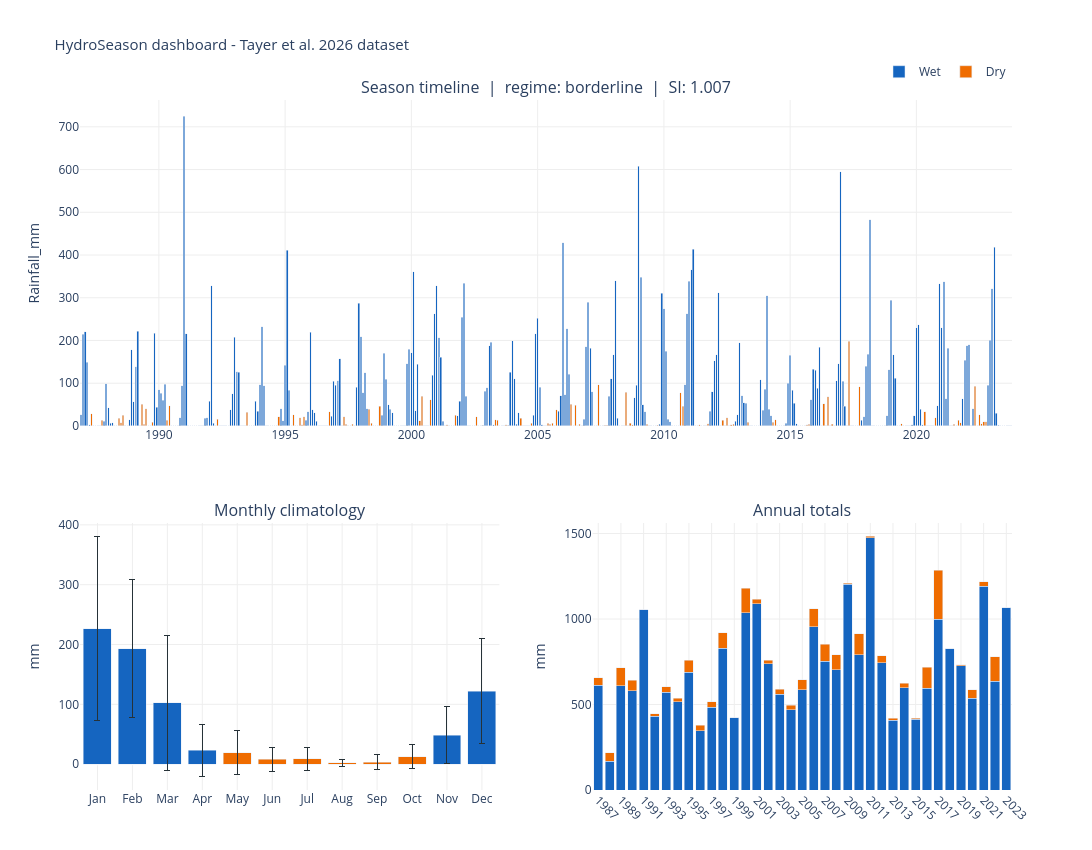

Notebook cell for this chart:
### Markdown cell above
### 7.5 Dashboard (2×2 composite)

### Code cell
fig_dash = plot_dashboard(
    artifacts,
    width=1200,
    height=850,
    title='HydroSeason dashboard - Tayer et al. 2026 dataset',
)
fig_dash

### Figure 1 — Plotly figure (JSON) as saved in the notebook; plotly's stock layout.template omitted (floating-point values rounded to 4 significant figures; data arrays with more than 128 entries replaced by an {"elided": "..."} marker saying what was removed)
{"data": [{"hovertemplate": "<b>%{x|%b %Y}</b><br>Rainfall_mm: %{y:.1f}<br>Season: Wet<extra></extra>", "legendgroup": "Wet", "marker": {"color": "#1565C0"}, "name": "Wet", "showlegend": true, "type": "bar", "x": {"elided": "221 str values"}, "xaxis": "x", "y": {"elided": "221 float values"}, "yaxis": "y"}, {"hovertemplate": "<b>%{x|%b %Y}</b><br>Rainfall_mm: %{y:.1f}<br>Season: Dry<extra></extra>", "legendgroup": "Dry", "marker": {"color": "#EF6C00"}, "name": "Dry", "showlegend": true, "type": "bar", "x": {"elided": "222 str values"}, "xaxis": "x", "y": {"elided": "222 float values"}, "yaxis": "y"}, {"error_y": {"array": [154.2, 115.4, 112.6, 43.73, 47.89, 88.4], "color": "#263238", "thickness": 1, "type": "data", "visible": true, "width": 3}, "hovertemplate": "<b>%{x}</b><br>Mean: %{y:.1f} mm<br>Std: %{error_y.array:.1f} mm<br>Season: Wet<extra></extra>", "legendgroup": "Wet-clim", "marker": {"color": "#1565C0"}, "name": "Wet (baseline)", "showlegend": false, "type": "bar", "x": ["Jan", "Feb", "Mar", "Apr", "Nov", "Dec"], "xaxis": "x2", "y": [226.7, 192.9, 102.4, 22.85, 48.42, 122.2], "yaxis": "y2"}, {"error_y": {"array": [36.73, 20.32, 19.7, 6.161, 12.86, 20.64], "color": "#263238", "thickness": 1, "type": "data", "visible": true, "width": 3}, "hovertemplate": "<b>%{x}</b><br>Mean: %{y:.1f} mm<br>Std: %{error_y.array:.1f} mm<br>Season: Dry<extra></extra>", "legendgroup": "Dry-clim", "marker": {"color": "#EF6C00"}, "name": "Dry (baseline)", "showlegend": false, "type": "bar", "x": ["May", "Jun", "Jul", "Aug", "Sep", "Oct"], "xaxis": "x2", "y": [19.05, 7.832, 8.924, 2.097, 3.546, 12.77], "yaxis": "y2"}, {"hovertemplate": "<b>%{x}</b><br>Wet: %{y:.0f} mm<extra></extra>", "legendgroup": "ann-wet", "marker": {"color": "#1565C0"}, "name": "Wet total", "showlegend": false, "type": "bar", "x": ["1987", "1988", "1989", "1990", "1991", "1992", "1993", "1994", "1995", "1996", "1997", "1998", "1999", "2000", "2001", "2002", "2003", "2004", "2005", "2006", "2007", "2008", "2009", "2010", "2011", "2012", "2013", "2014", "2015", "2016", "2017", "2018", "2019", "2020", "2021", "2022", "2023"], "xaxis": "x3", "y": [613.5, 167.2, 609.5, 581.0, 1054.0, 430.0, 573.0, 515.6, 689.3, 346.0, 485.1, 829.6, 423.6, 1038.0, 1088.0, 739.2, 558.7, 470.0, 586.7, 955.0, 753.3, 704.7, 1202.0, 789.8, 1476.0, 744.8, 409.2, 598.9, 414.6, 595.6, 997.2, 825.3, 728.0, 535.2, 1193.0, 635.6, 1067.0], "yaxis": "y3"}, {"hovertemplate": "<b>%{x}</b><br>Dry: %{y:.0f} mm<extra></extra>", "legendgroup": "ann-dry", "marker": {"color": "#EF6C00"}, "name": "Dry total", "showlegend": false, "type": "bar", "x": ["1987", "1988", "1989", "1990", "1991", "1992", "1993", "1994", "1995", "1996", "1997", "1998", "1999", "2000", "2001", "2002", "2003", "2004", "2005", "2006", "2007", "2008", "2009", "2010", "2011", "2012", "2013", "2014", "2015", "2016", "2017", "2018", "2019", "2020", "2021", "2022", "2023"], "xaxis": "x3", "y": [42.0, 50.0, 104.5, 60.0, 0.0, 16.0, 31.6, 21.2, 70.8, 33.8, 30.2, 91.2, 0.0, 142.4, 27.2, 21.0, 31.0, 24.6, 57.0, 104.2, 100.2, 87.7, 5.8, 124.0, 7.4, 40.9, 10.0, 24.4, 6.0, 123.4, 289.4, 0.0, 5.6, 52.2, 25.8, 144.4, 0.0], "yaxis": "y3"}], "layout": {"annotations": [{"font": {"size": 16}, "showarrow": false, "text": "Season timeline  |  regime: borderline  |  SI: 1.007", "x": 0.5, "xanchor": "center", "xref": "paper", "y": 1, "yanchor": "bottom", "yref": "paper"}, {"font": {"size": 16}, "showarrow": false, "text": "Monthly climatology", "x": 0.225, "xanchor": "center", "xref": "paper", "y": 0.387, "yanchor": "bottom", "yref": "paper"}, {"font": {"size": 16}, "showarrow": false, "text": "Annual totals", "x": 0.775, "xanchor": "center", "xref": "paper", "y": 0.387, "yanchor": "bottom", "yref": "paper"}], "barmode": "stack", "height": 850, "hoverlabel": {"bgcolor": "white"}, "legend": {"orientation": "h", "x": 1, "xanchor": "right", "y": 1.02, "yanchor": "bottom"}, "margin": {"b": 60, "t": 100}, "paper_bgcolor": "white", "plot_bgcolor": "white", "shapes": [{"line": {"color": "#757575", "dash": "dot", "width": 0.8}, "type": "line", "x0": "1987-11-01T00:00:00", "x1": "1987-11-01T00:00:00", "xref": "x", "y0": 0, "y1": 1, "yref": "y"}, {"line": {"color": "#757575", "dash": "dot", "width": 0.8}, "type": "line", "x0": "1988-11-01T00:00:00", "x1": "1988-11-01T00:00:00", "xref": "x", "y0": 0, "y1": 1, "yref": "y"}, {"line": {"color": "#757575", "dash": "dot", "width": 0.8}, "type": "line", "x0": "1989-11-01T00:00:00", "x1": "1989-11-01T00:00:00", "xref": "x", "y0": 0, "y1": 1, "yref": "y"}, {"line": {"color": "#757575", "dash": "dot", "width": 0.8}, "type": "line", "x0": "1990-11-01T00:00:00", "x1": "1990-11-01T00:00:00", "xref": "x", "y0": 0, "y1": 1, "yref": "y"}, {"line": {"color": "#757575", "dash": "dot", "width": 0.8}, "type": "line", "x0": "1991-11-01T00:00:00", "x1": "1991-11-01T00:00:00", "xref": "x", "y0": 0, "y1": 1, "yref": "y"}, {"line": {"color": "#757575", "dash": "dot", "width": 0.8}, "type": "line", "x0": "1992-11-01T00:00:00", "x1": "1992-11-01T00:00:00", "xref": "x", "y0": 0, "y1": 1, "yref": "y"}, {"line": {"color": "#757575", "dash": "dot", "width": 0.8}, "type": "line", "x0": "1993-11-01T00:00:00", "x1": "1993-11-01T00:00:00", "xref": "x", "y0": 0, "y1": 1, "yref": "y"}, {"line": {"color": "#757575", "dash": "dot", "width": 0.8}, "type": "line", "x0": "1994-11-01T00:00:00", "x1": "1994-11-01T00:00:00", "xref": "x", "y0": 0, "y1": 1, "yref": "y"}, {"line": {"color": "#757575", "dash": "dot", "width": 0.8}, "type": "line", "x0": "1995-11-01T00:00:00", "x1": "1995-11-01T00:00:00", "xref": "x", "y0": 0, "y1": 1, "yref": "y"}, {"line": {"color": "#757575", "dash": "dot", "width": 0.8}, "type": "line", "x0": "1996-11-01T00:00:00", "x1": "1996-11-01T00:00:00", "xref": "x", "y0": 0, "y1": 1, "yref": "y"}, {"line": {"color": "#757575", "dash": "dot", "width": 0.8}, "type": "line", "x0": "1997-11-01T00:00:00", "x1": "1997-11-01T00:00:00", "xref": "x", "y0": 0, "y1": 1, "yref": "y"}, {"line": {"color": "#757575", "dash": "dot", "width": 0.8}, "type": "line", "x0": "1998-11-01T00:00:00", "x1": "1998-11-01T00:00:00", "xref": "x", "y0": 0, "y1": 1, "yref": "y"}, {"line": {"color": "#757575", "dash": "dot", "width": 0.8}, "type": "line", "x0": "1999-11-01T00:00:00", "x1": "1999-11-01T00:00:00", "xref": "x", "y0": 0, "y1": 1, "yref": "y"}, {"line": {"color": "#757575", "dash": "dot", "width": 0.8}, "type": "line", "x0": "2000-11-01T00:00:00", "x1": "2000-11-01T00:00:00", "xref": "x", "y0": 0, "y1": 1, "yref": "y"}, {"line": {"color": "#757575", "dash": "dot", "width": 0.8}, "type": "line", "x0": "2001-11-01T00:00:00", "x1": "2001-11-01T00:00:00", "xref": "x", "y0": 0, "y1": 1, "yref": "y"}, {"line": {"color": "#757575", "dash": "dot", "width": 0.8}, "type": "line", "x0": "2002-11-01T00:00:00", "x1": "2002-11-01T00:00:00", "xref": "x", "y0": 0, "y1": 1, "yref": "y"}, {"line": {"color": "#757575", "dash": "dot", "width": 0.8}, "type": "line", "x0": "2003-11-01T00:00:00", "x1": "2003-11-01T00:00:00", "xref": "x", "y0": 0, "y1": 1, "yref": "y"}, {"line": {"color": "#757575", "dash": "dot", "width": 0.8}, "type": "line", "x0": "2004-11-01T00:00:00", "x1": "2004-11-01T00:00:00", "xref": "x", "y0": 0, "y1": 1, "yref": "y"}, {"line": {"color": "#757575", "dash": "dot", "width": 0.8}, "type": "line", "x0": "2005-11-01T00:00:00", "x1": "2005-11-01T00:00:00", "xref": "x", "y0": 0, "y1": 1, "yref": "y"}, {"line": {"color": "#757575", "dash": "dot", "width": 0.8}, "type": "line", "x0": "2006-11-01T00:00:00", "x1": "2006-11-01T00:00:00", "xref": "x", "y0": 0, "y1": 1, "yref": "y"}, {"line": {"color": "#757575", "dash": "dot", "width": 0.8}, "type": "line", "x0": "2007-11-01T00:00:00", "x1": "2007-11-01T00:00:00", "xref": "x", "y0": 0, "y1": 1, "yref": "y"}, {"line": {"color": "#757575", "dash": "dot", "width": 0.8}, "type": "line", "x0": "2008-11-01T00:00:00", "x1": "2008-11-01T00:00:00", "xref": "x", "y0": 0, "y1": 1, "yref": "y"}, {"line": {"color": "#757575", "dash": "dot", "width": 0.8}, "type": "line", "x0": "2009-11-01T00:00:00", "x1": "2009-11-01T00:00:00", "xref": "x", "y0": 0, "y1": 1, "yref": "y"}, {"line": {"color": "#757575", "dash": "dot", "width": 0.8}, "type": "line", "x0": "2010-11-01T00:00:00", "x1": "2010-11-01T00:00:00", "xref": "x", "y0": 0, "y1": 1, "yref": "y"}, {"line": {"color": "#757575", "dash": "dot", "width": 0.8}, "type": "line", "x0": "2011-11-01T00:00:00", "x1": "2011-11-01T00:00:00", "xref": "x", "y0": 0, "y1": 1, "yref": "y"}, {"line": {"color": "#757575", "dash": "dot", "width": 0.8}, "type": "line", "x0": "2012-11-01T00:00:00", "x1": "2012-11-01T00:00:00", "xref": "x", "y0": 0, "y1": 1, "yref": "y"}, {"line": {"color": "#757575", "dash": "dot", "width": 0.8}, "type": "line", "x0": "2013-11-01T00:00:00", "x1": "2013-11-01T00:00:00", "xref": "x", "y0": 0, "y1": 1, "yref": "y"}, {"line": {"color": "#757575", "dash": "dot", "width": 0.8}, "type": "line", "x0": "2014-11-01T00:00:00", "x1": "2014-11-01T00:00:00", "xref": "x", "y0": 0, "y1": 1, "yref": "y"}, {"line": {"color": "#757575", "dash": "dot", "width": 0.8}, "type": "line", "x0": "2015-11-01T00:00:00", "x1": "2015-11-01T00:00:00", "xref": "x", "y0": 0, "y1": 1, "yref": "y"}, {"line": {"color": "#757575", "dash": "dot", "width": 0.8}, "type": "line", "x0": "2016-11-01T00:00:00", "x1": "2016-11-01T00:00:00", "xref": "x", "y0": 0, "y1": 1, "yref": "y"}, {"line": {"color": "#757575", "dash": "dot", "width": 0.8}, "type": "line", "x0": "2017-11-01T00:00:00", "x1": "2017-11-01T00:00:00", "xref": "x", "y0": 0, "y1": 1, "yref": "y"}, {"line": {"color": "#757575", "dash": "dot", "width": 0.8}, "type": "line", "x0": "2018-11-01T00:00:00", "x1": "2018-11-01T00:00:00", "xref": "x", "y0": 0, "y1": 1, "yref": "y"}, {"line": {"color": "#757575", "dash": "dot", "width": 0.8}, "type": "line", "x0": "2019-11-01T00:00:00", "x1": "2019-11-01T00:00:00", "xref": "x", "y0": 0, "y1": 1, "yref": "y"}, {"line": {"color": "#757575", "dash": "dot", "width": 0.8}, "type": "line", "x0": "2020-11-01T00:00:00", "x1": "2020-11-01T00:00:00", "xref": "x", "y0": 0, "y1": 1, "yref": "y"}, {"line": {"color": "#757575", "dash": "dot", "width": 0.8}, "type": "line", "x0": "2021-11-01T00:00:00", "x1": "2021-11-01T00:00:00", "xref": "x", "y0": 0, "y1": 1, "yref": "y"}, {"line": {"color": "#757575", "dash": "dot", "width": 0.8}, "type": "line", "x0": "2022-11-01T00:00:00", "x1": "2022-11-01T00:00:00", "xref": "x", "y0": 0, "y1": 1, "yref": "y"}], "title": {"font": {"size": 15}, "text": "HydroSeason dashboard - Tayer et al. 2026 dataset"}, "width": 1200, "xaxis": {"anchor": "y", "domain": [0, 1], "gridcolor": "#EEEEEE", "showgrid": true}, "xaxis2": {"anchor": "y2", "categoryarray": ["Jan", "Feb", "Mar", "Apr", "May", "Jun", "Jul", "Aug", "Sep", "Oct", "Nov", "Dec"], "categoryorder": "array", "domain": [0, 0.45], "gridcolor": "#EEEEEE", "showgrid": true}, "xaxis3": {"anchor": "y3", "domain": [0.55, 1], "gridcolor": "#EEEEEE", "showgrid": true, "tickangle": 45}, "yaxis": {"anchor": "x", "domain": [0.527, 1], "gridcolor": "#EEEEEE", "showgrid": true, "title": {"text": "Rainfall_mm"}}, "yaxis2": {"anchor": "x2", "domain": [0, 0.387], "gridcolor": "#EEEEEE", "showgrid": true, "title": {"text": "mm"}}, "yaxis3": {"anchor": "x3", "domain": [0, 0.387], "gridcolor": "#EEEEEE", "showgrid": true, "title": {"text": "mm"}}}}
